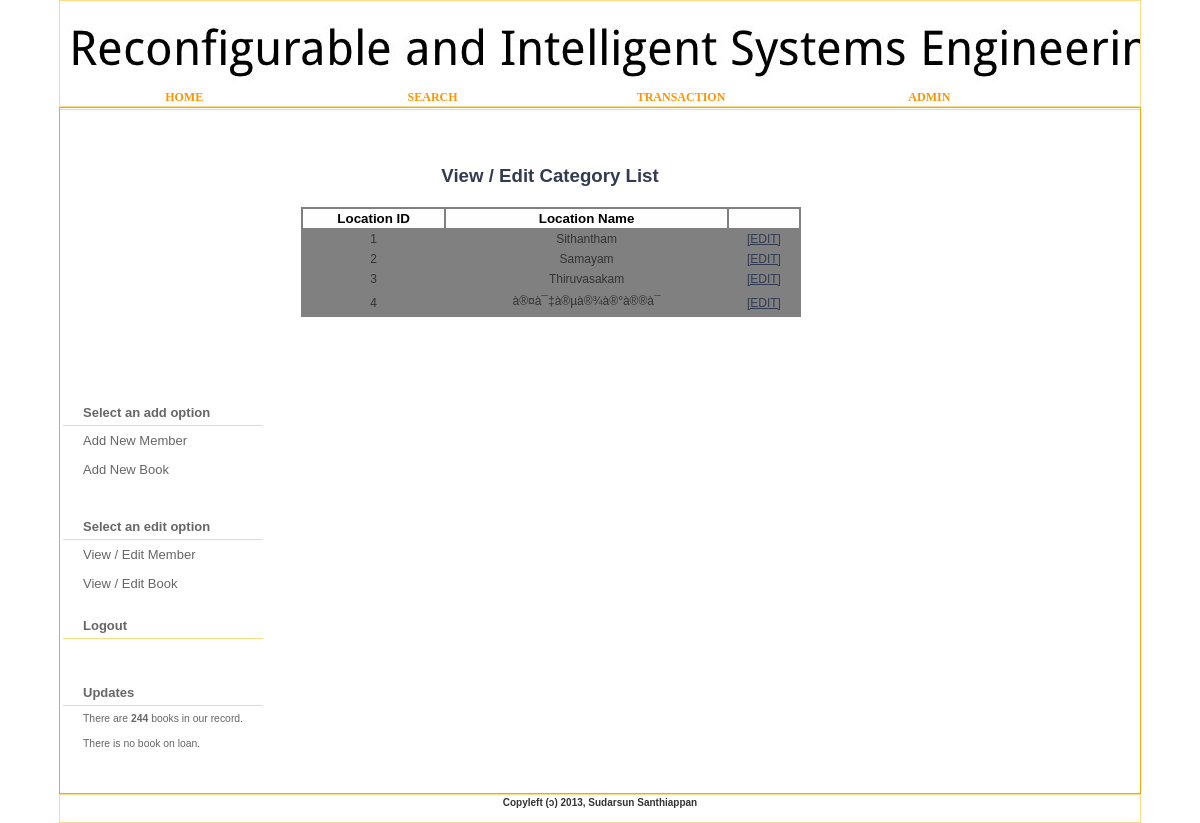
/library/loclist.php, run on the app's committed database.
### tables this page shows
CREATE TABLE `location` (
  `loc_id` int(11) NOT NULL AUTO_INCREMENT,
  `loc_name` varchar(255) NOT NULL,
  PRIMARY KEY (`loc_id`),
  UNIQUE KEY `loc_name` (`loc_name`)
);

### library/loclist.php (the view, shortened to what this page needs)
<?php
include $_SERVER['DOCUMENT_ROOT'] .'/library/includes/dbconnect.php';
$query = "SELECT * FROM location ";
$result = mysql_query($query,$link)
or die(mysql_error());
?>
<html>
    <head>
        <link href="/library/css/default.css" rel="stylesheet" type="text/css" />
    </head>
    <body>
        <div id="wrapper">
<?php include_once $_SERVER['DOCUMENT_ROOT'] .'/library/includes/header.php'; ?>
                <div id="page">
                <div id="content">
                    <div id="welcome">
 <h2 class="head2" ><a class="head">View / Edit Category List</a></h2>
 <table class="aatable" style="width:500px; position:relative;left:-30px;">
<tr>
<th >Location ID</th>
<th>Location Name</th>
<th></th></tr>
<?php
while ($row = mysql_fetch_array($result)) {
$loc_id = $row['loc_id'];
$loc_name = $row['loc_name'];
echo "<tr>";
echo "<td>".$loc_id."</td>";
echo "<td >".$loc_name."</td>";
?>
<td><a href="loc_update.php?action=edit&id=<?php echo $row['loc_name']; ?>">[EDIT]</a> </td>
<?php
echo "</tr>";
}
?>
 </table>
                    </div>
                </div>
                <div id="sidebar">
                    <ul>
                        <?php include $_SERVER['DOCUMENT_ROOT'] .'/library/includes/nav_library.php';?>
                            <?php include $_SERVER['DOCUMENT_ROOT'] .'/library/includes/updates.php';?>
                    </ul>
                </div>
                <div style="clear: both; height: 1px"></div>
            </div>
 <?php include $_SERVER['DOCUMENT_ROOT'] .'/library/includes/footer.php';?>
        </div>
    </body>
</html>

### css/default.css (style rules this page uses)
* { margin: 0px; padding: 0px; }
body { font-size: 13px; color: #333336; font-family: Arial, Helvetica, sans-serif; }
h1, h2, h3 { color: #AA2808; }
p, blockquote, ul, ol { margin-bottom: 20px; line-height: 1.6em; }
a { text-decoration: underline; color: #323B51; }
a.head { text-decoration: none; font-size: 14pt; font-family: arial; }
#page { width: 90%; margin:0 auto;min-height:520px; border:1px solid orange; background-color:white; }
#content { position:relative;top:22px; width: 90%; padding: 35px 10px 50px 35px; text-align:justify; font-family: Verdana; }
#content h1, #content h2, #content h3 { margin-bottom: 20px; color: gray; }
#content h2 { font-size: 107%; }
#sidebar { position:relative; top:15px;left:3px; float: left; padding: 20px 0px 30px 0px; color: #666666; }
#sidebar ul { margin: 0; padding: 0; list-style: none; line-height: normal;color: #666666; }
TABLE.aatable { margin:0 auto; font-size:10pt; width:95%; position:relative;left:-31px; font-family: arial; background-color: gray; }
TH { font-size:10pt; color:black; text-align:center;padding:2px; background-color: #fefefe; }
TD { font-size:9pt; text-align:center;padding:2px; }
h2.head2 { width:794px;margin:0 auto; position:relative;left:-31px; text-align:center; font-size: 24pt; }

### data on the page
location: loc_id "1", loc_name "Sithantham"
location: loc_id "2", loc_name "Samayam"
location: loc_id "3", loc_name "Thiruvasakam"
location: loc_id "4", loc_name "à®¤à¯‡à®µà®¾à®°à®®à¯"

### other printed values
$num_supp_name "244"
$message "There is no book on loan."
